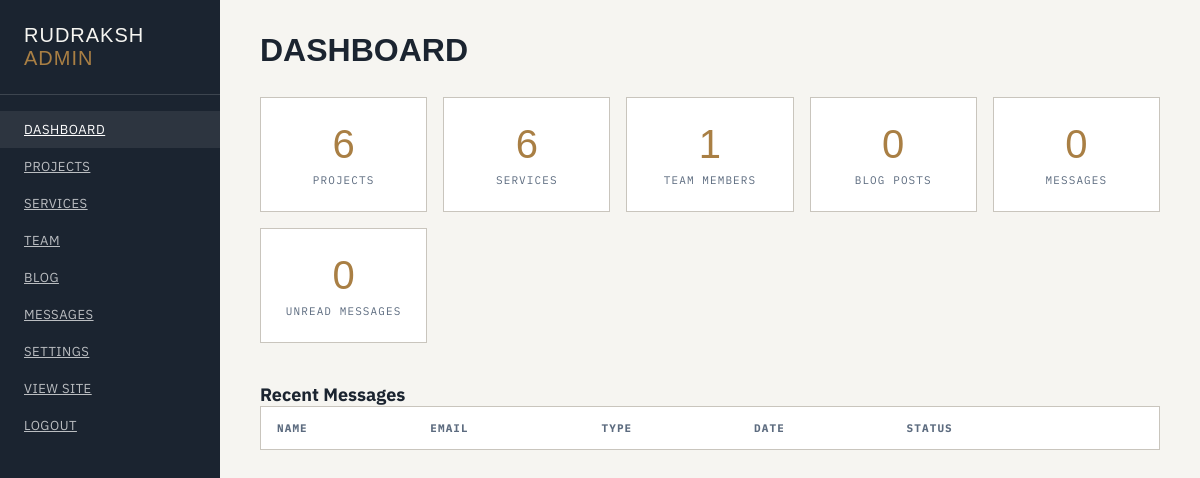
Page /admin/ (signed in) on the earlier database version.
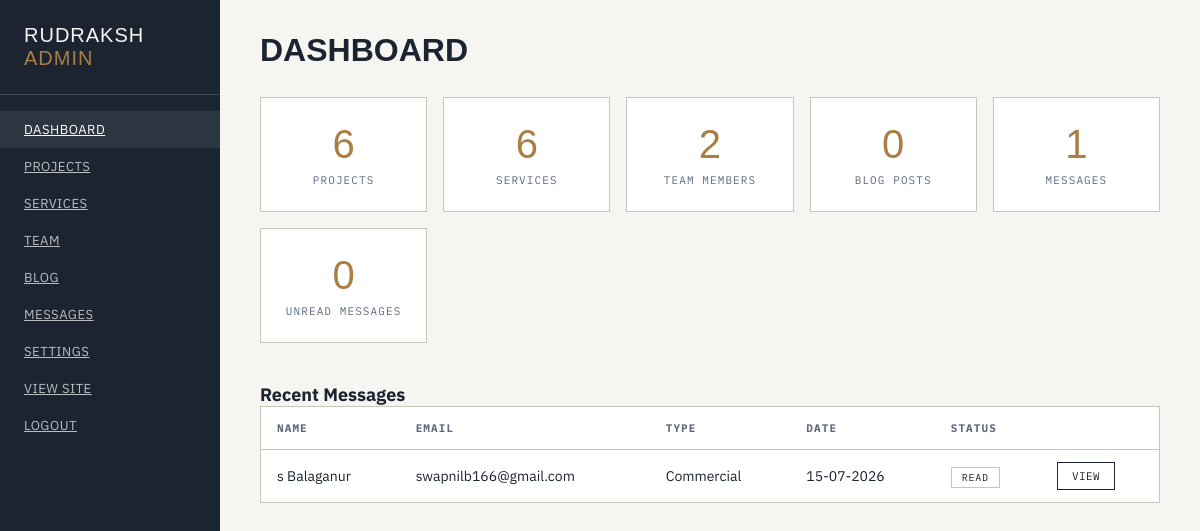
Same page on the later database version.
### app/models.py (models this page shows)
class ContactMessage(db.Model):
    id = db.Column(db.Integer, primary_key=True)
    name = db.Column(db.String(200), nullable=False)
    email = db.Column(db.String(200), nullable=False)
    phone = db.Column(db.String(50))
    project_type = db.Column(db.String(100))
    details = db.Column(db.Text)
    is_read = db.Column(db.Boolean, default=False)
    created_at = db.Column(db.DateTime, default=datetime.utcnow)

### app/routes/admin.py (the view)
@admin_bp.route('/')
@login_required
def dashboard():
    project_count = Project.query.count()
    service_count = Service.query.count()
    team_count = TeamMember.query.count()
    message_count = ContactMessage.query.count()
    unread_messages = ContactMessage.query.filter_by(is_read=False).count()
    blog_count = BlogPost.query.count()
    recent_messages = ContactMessage.query.order_by(ContactMessage.created_at.desc()).limit(5).all()
    return render_template('admin/dashboard.html',
                         project_count=project_count,
                         service_count=service_count,
                         team_count=team_count,
                         message_count=message_count,
                         unread_messages=unread_messages,
                         blog_count=blog_count,
                         recent_messages=recent_messages)

### app/models.py (called while the page is built)
@login_manager.user_loader
def load_user(user_id):
    return User.query.get(int(user_id))

    @classmethod
    def get(cls, key, default=''):
        setting = cls.query.filter_by(key=key).first()
        return setting.value if setting else default

### app/templates/admin/dashboard.html
{% extends "admin/base.html" %}
{% block content %}
<div class="page-header">
  <h1>Dashboard</h1>
</div>
<div class="stat-grid">
  <div class="stat-card">
    <div class="stat-num">{{ project_count }}</div>
    <div class="stat-lbl">Projects</div>
  </div>
  <div class="stat-card">
    <div class="stat-num">{{ service_count }}</div>
    <div class="stat-lbl">Services</div>
  </div>
  <div class="stat-card">
    <div class="stat-num">{{ team_count }}</div>
    <div class="stat-lbl">Team Members</div>
  </div>
  <div class="stat-card">
    <div class="stat-num">{{ blog_count }}</div>
    <div class="stat-lbl">Blog Posts</div>
  </div>
  <div class="stat-card">
    <div class="stat-num">{{ message_count }}</div>
    <div class="stat-lbl">Messages</div>
  </div>
  <div class="stat-card {% if unread_messages > 0 %}warning{% endif %}">
    <div class="stat-num">{{ unread_messages }}</div>
    <div class="stat-lbl">Unread Messages</div>
  </div>
</div>
<h2 style="margin-top:40px;font-size:18px;">Recent Messages</h2>
<table class="admin-table">
  <thead>
    <tr><th>Name</th><th>Email</th><th>Type</th><th>Date</th><th>Status</th><th></th></tr>
  </thead>
  <tbody>
    {% for msg in recent_messages %}
    <tr>
      <td>{{ msg.name }}</td>
      <td>{{ msg.email }}</td>
      <td>{{ msg.project_type }}</td>
      <td>{{ msg.created_at.strftime('%d-%m-%Y') }}</td>
      <td>{% if msg.is_read %}<span class="badge">Read</span>{% else %}<span class="badge unread">Unread</span>{% endif %}</td>
      <td><a href="{{ url_for('admin.message_read', id=msg.id) }}" class="btn-sm">View</a></td>
    </tr>
    {% endfor %}
  </tbody>
</table>
{% endblock %}

Differences in the rows shown:
added ContactMessage: name "s Balaganur", email "swapnilb166@gmail.com", project_type "Commercial", created_at "15-07-2026", is_read "READ"
Other differences:
{{ team_count }}: "1" → "2"
{{ message_count }}: "0" → "1"
